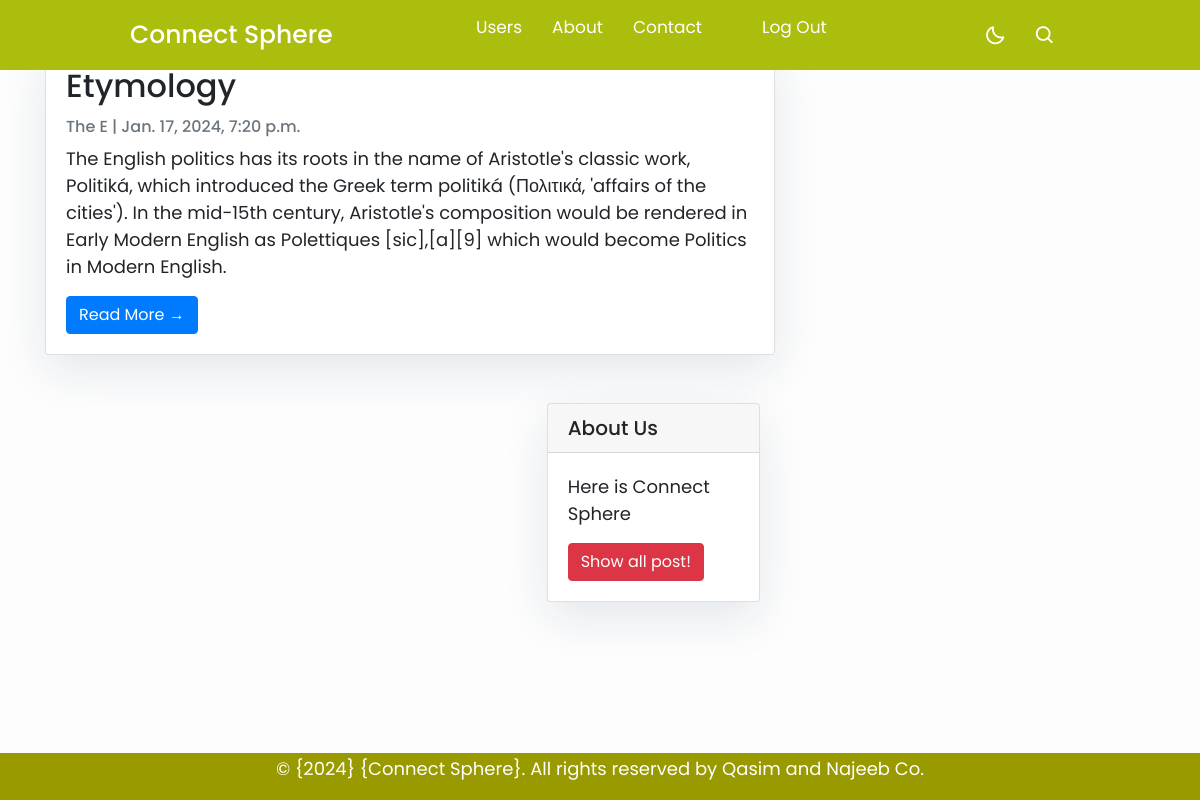
The app's page /posts/List_Post/ (signed in), older data.
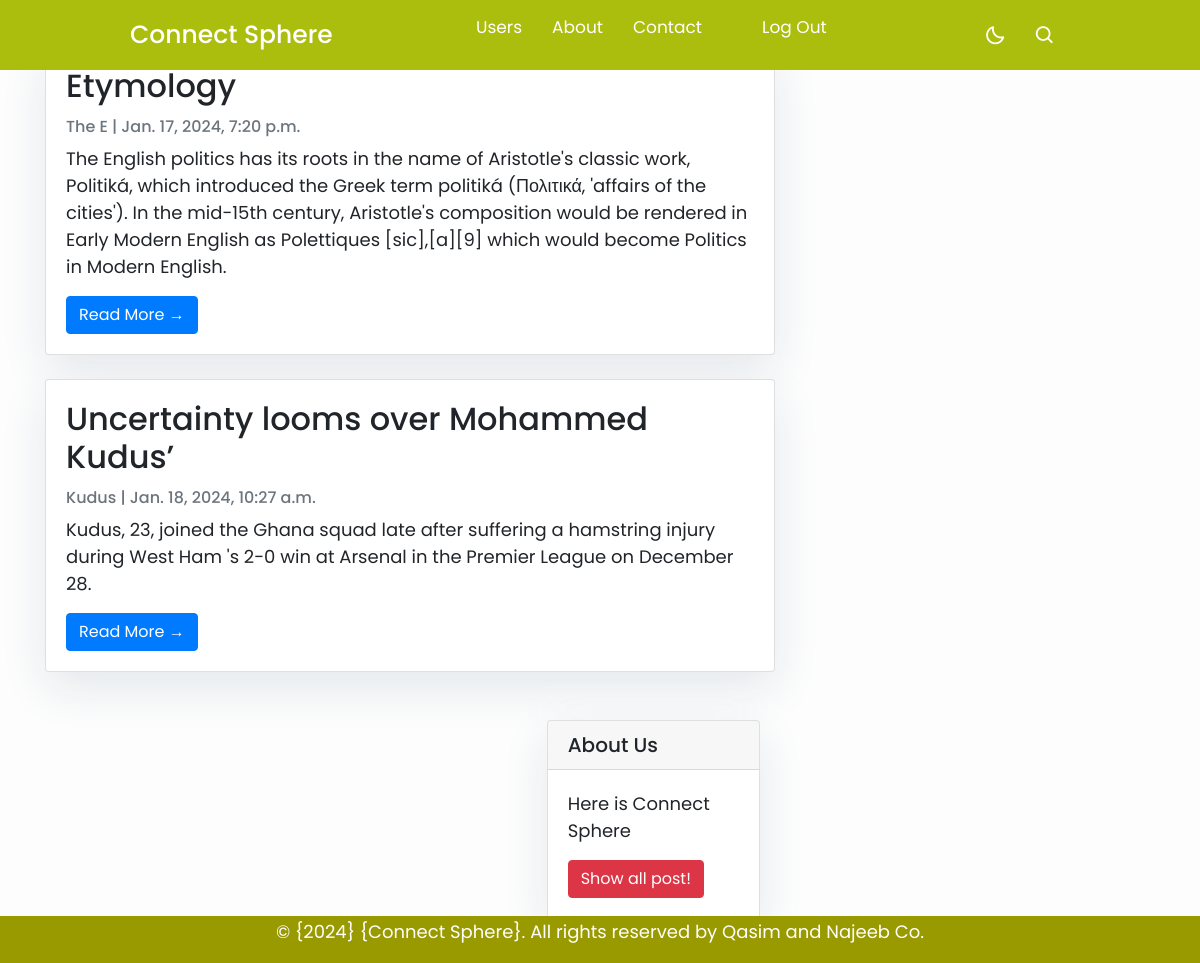
The same page, newer data.
### posts/models.py (models this page shows, shortened)
class Post(models.Model):
    title        = models.CharField(max_length=255)
    content      = models.TextField()
    like         = models.ManyToManyField(User, related_name='likes', blank= True, null= True)
    shared_user  = models.ForeignKey(User, on_delete=models.CASCADE, null= True)
    created_on   = models.DateTimeField(default=timezone.now)
    shared_on    = models.DateTimeField(default=timezone.now)
    image        = models.ImageField(upload_to='post_pic', blank=True, null=True)
    is_private   = models.BooleanField(default= False)

### posts/views.py (the view)
# urls.py: path('List_Post/', List_Post.as_view(), name= 'List_Post'),
class List_Post(LoginRequiredMixin,ListView):
    model = Post
    template_name = 'posts/List_post.html'

### posts/templates/posts/List_post.html (shortened to what this page needs)
{% extends "base.html" %}
{% block content %}
<div class="container">
    <div class="row">
        <div class="col-md-8 mt-3 left">
            {% for object in object_list  %}
            <div class="card mb-4">
                <div class="card-body">
                    <h2 class="card-title">{{object.title}}</h2>
                    <p class="card-text text-muted h6">{{object.content|slice:":5" }} | {{object.created_on}} </p>
                    <p class="card-text">{{object.content }}</p>
                    <a href="{% url 'posts:post_detail' object.id %}" class="btn btn-primary">Read More &rarr;</a>
                </div>
            </div>
            {% endfor %}
        {% block sidebar %} {% include 'sidebar.html' %} {% endblock sidebar %}
    </div>
</div>
{%endblock%}

Row changes from the older to the newer data that the page shows:
added Post: title "Uncertainty looms over Mohammed Kudus’", content "Kudus", created_on "Jan. 18, 2024, 10:27 a.m.", content "Kudus, 23, joined the Ghana squad late after suffering a hamstring injury during West Ham 's 2-0 win at Arsenal in the Premier League on December 28."
